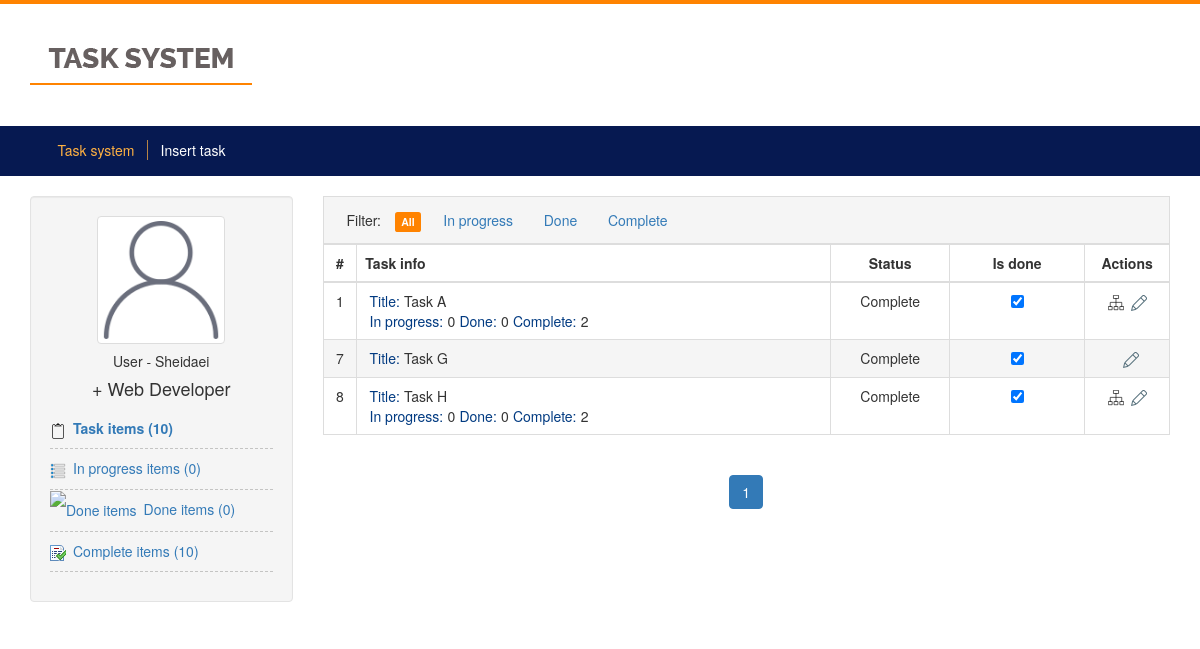
Screenshot of /source/index.php with the database file from the repository.
### tables this page shows
CREATE TABLE IF NOT EXISTS `tasks` (
`id` int(11) NOT NULL,
  `title` varchar(255) NOT NULL,
  `status` tinyint(1) NOT NULL DEFAULT '0',
  `parent_id` int(11) NOT NULL DEFAULT '0'
);

### source/services/tasks/index.php (called while the page is built, shortened)
<?php
tskDisplayTableParentRecords();

### source/database.php (called while the page is built, shortened)
<?php
class Database {
    private $host = _DB_HOST;
    private $user = _DB_USER;
    private $pass = _DB_PASS;
    private $dbName = _DB_NAME;
    private $dbh;
    private $stmt;
    public function __construct() {
        $dsn = 'mysql:host=' . $this->host . ';dbname=' . $this->dbName . ';charset=utf8';
        $options = array(
            PDO::ATTR_PERSISTENT => true,
            PDO::ATTR_ERRMODE    => PDO::ERRMODE_EXCEPTION
        );
        try
        {
            $this->dbh = new PDO($dsn, $this->user, $this->pass, $options);
        }
        catch (PDOException $e)
        {
            $this->error = $e->getMessage();
        }
    }
    public function query($query) {
        $this->stmt = $this->dbh->prepare($query);
    }
    public function bind($param, $value, $type = null) {
        if (is_null($type))
        {
            switch (true)
            {
                case is_int($value):
                    $type = PDO::PARAM_INT;
                    break;
                default:
                    $type = PDO::PARAM_STR;
            }
        }
        $this->stmt->bindValue($param, $value, $type);
    }
    public function execute() {
        return $this->stmt->execute();
    }
    public function resultset() {
        $this->execute();
        return $this->stmt->fetchAll(PDO::FETCH_ASSOC);
    }
    public function single() {
        $this->execute();
        return $this->stmt->fetch(PDO::FETCH_ASSOC);
    }
    public function rowCount() {
        return $this->stmt->rowCount();
    }
}
?>

### source/functions.php (the view, shortened to what this page needs)
<?php
function stlLoadServiceHomePage($serviceName) {
    include 'services/' . $serviceName . '/index.php';
}
function stlLoadServiceSidebar($serviceName) {
    include 'services/' . $serviceName . '/routine.php';
    include 'services/' . $serviceName . '/sidebar.php';
}
function d($var) {
    echo $var;
}
function stlGlobal($varName) {
    return $GLOBALS[$varName];
}
function stlParam($var) {
    return isset($_GET[$var]) ? $_GET[$var] : false;
}

### source/theme/header.php (shortened to what this page needs)
<!DOCTYPE html>
<html lang="en">
<head>
    <link href="theme/css/bootstrap.min.css" rel="stylesheet">
    <link href="theme/css/style.css" rel="stylesheet">
    <link href="theme/css/task.css" rel="stylesheet">
</head>
<body>
<div class="bodyContainer">
    <header class="header">
        <div class="container">
            <div class="logoWarp">
                <div class="logo">
                    <a href="<?php d(_SITE_URL) ?>">
                        <img src="theme/images/logo.png" alt="Streamline Studios">
                    </a>
                </div>
            </div>
        </div>
    </header>
    <nav class="navbar navbar-default mainMenu">
        <div class="container">
            <div class="collapse navbar-collapse" id="bs-nav">
                <ul class="nav navbar-nav">
                    <li <?php stlGlobal('mainMenuItem') == 1 ? d('class="active"') : '' ?>><a href="index.php">Task system</a></li>
                    <li <?php stlGlobal('mainMenuItem') == 2 ? d('class="active"') : '' ?>><a href="insert.php">Insert task</a></li>
                </ul>
            </div>
        </div>
    </nav>

### source/index.php (shortened to what this page needs)
<?php
require 'routine.php';
include _TEM_HEADER_PATH;
?>
    <div class="container">
        <div class="row">
            <?php include _TEM_SIDEBAR_PATH;?>
            <div class="col-md-9">
                <?php stlLoadServiceHomePage('tasks'); ?>
            </div>
        </div>
    </div>
<?php include _TEM_FOOTER_PATH; ?>

### source/theme/sidebar.php
<div class="col-md-3">
    <?php stlLoadServiceSidebar('tasks'); ?>
</div>

### source/services/tasks/sidebar.php (shortened to what this page needs)
<div class="defaultBlock well">
    <div>
        <img src="theme/images/user.png" alt="" class="img-thumbnail center-block" width="128"
             height="128">
        <h5 class="text-center">User - Sheidaei</h5>
        <h4 class="text-center">+ Web Developer</h4>
    </div>
    <ul class="list-unstyled grayBlock">
        <li>
            <?php
            if(stlParam('filter') == '') {
                d('<b>');
            }
            if(stlParam('filter') == '') {
                d('</b>');
            }
            ?>
        </li>
        <li>
        </li>
        <li>
        </li>
        <li>
        </li>
    </ul>
</div>

### source/services/tasks/tasksListHeader.php (shortened to what this page needs)
<tr class="active">
        <td colspan="5">
            <div class="col-lg-8">
                <div class="filterTasks">
                    <ul class="list-inline">
                        <li>Filter:</li>
                        <li>
                        </li>
                        <li>
                        </li>
                        <li>
                        </li>
                        <li>
                        </li>
                    </ul>
                </div>
            </div>
        </td>
    </tr>

### source/services/tasks/routine.php (shortened to what this page needs)
<?php
function tskGetCountDependencies($id, $status) {
    $database = stlGlobal('database');
    $database->query("
            SELECT count(*) as count
            FROM
                tasks
            WHERE
                parent_id = ?
            AND
                status = ?
    ");
    $database->bind(1, $id);
    $database->bind(2, $status);
    $row = $database->single();
    return $row['count'];
}
function tskHasChildren($id) {
    $database = stlGlobal('database');
    $database->query("
            SELECT count(*) as count
            FROM
                tasks
            WHERE
                parent_id = ?
    ");
    $database->bind(1, $id);
    $row = $database->single();
    return $row['count'] > 0 ? true : false ;
}
function tskDisplayTableParentRecords() {
    $records_per_page = stlGlobal('records_per_page');
    $starting_position = 0;
    $whereClause = (stlParam('filter') != '') ? ' AND status = ?' : '';
    $query = "
        SELECT
            *
        FROM
            tasks
        WHERE
            parent_id = 0
            $whereClause
    ";
    $newQuery = "
        SELECT
            *
        FROM
            tasks
        WHERE
            parent_id = 0
            $whereClause
        LIMIT $starting_position, $records_per_page
    ";
    $database = stlGlobal('database');
    $database->query($newQuery);
    $rows = $database->resultset();
            include 'tasksListHeader.php';
        $counter = 0;
        foreach ($rows as $row) {
                    if(tskHasChildren($row['id'])) {
                            d(tskGetCountDependencies($row['id'], 0));
                            d(tskGetCountDependencies($row['id'], 1));
                            d(tskGetCountDependencies($row['id'], 2));
                    }
                    $checked = $row['status'] != 0 ? "checked='checked'" : "";
                    d("<input type='checkbox' $checked onclick='tskSetIsDone(".$row['id'].", 1, ".(int)tskHasChildren($row['id']).")' id='tskSetIsDone".$row['id']."'/>");
                    if(tskHasChildren($row['id']))
                    {
                        a('javascript:void(0)', '', 'title="' . _LNG_TSK_DEPENDENCIES . '" onclick="tskShowDependencies('.$row['id'].');"');
                            img(stlThemeImage('tasks', 'dependencies.png'), 'taskDependenciesBtn', 'alt="' . _LNG_TSK_DEPENDENCIES . '" width="16" height="16"');
                        a_();
                    }
            $counter++;
        }
    if($counter != 0) {
        $self = $_SERVER['PHP_SELF'];
    $database->query($query);
    $database->execute();
    $total_no_of_records = $database->rowCount();
    $filterList = stlParam('filter') != '' ? '&filter='. (int)stlParam('filter') : '';
    if ($total_no_of_records > 0) {
        $total_no_of_pages = ceil($total_no_of_records / $records_per_page);
        $current_page = 1;
        for ($i = 1; $i <= $total_no_of_pages; $i ++) {
            if ($i == $current_page) {
                d('<li class="active">');
                    a($self . '?page_no=' . $i . $filterList);
                        d($i);
                        d('<span class="sr-only">current</span>');
                    a_();
                d('</li>');
            }
            else {
                d('<li>');
                    a($self . '?page_no=' . $i . $filterList);
                        d($i);
                    a_();
                d('</li>');
            }
        }
    }
    }
}

### source/theme/footer.php (shortened to what this page needs)
</div>
</body>
</html>

### source/theme/css/style.css (style rules this page uses)
.header { border-top: 0.300em solid #ff8300; }
.grayBlock li { border-bottom: 0.0625em dashed #c4c4c3; line-height: 2.8em; }
.caption { font-weight: normal; color: #013A81; padding: 0.30em; }
#bs-nav > ul > li > a { padding: 0 0.900em; margin: 0.900em 0; border-right: 0.0625em solid #B68445; transition: all 0.1s ease 0s; transition: all 0.3s; -webkit-transition: all 0.3s; -o-transition: all 0.3s; -ms-transition: all 0.3s; }
#bs-nav > ul > li:last-child a { border-right: 0; }
.filterTasks li a { padding: 0.2em 0.6em 0.3em; }
.labelWarning { display: inline; padding: 0.2em 0.6em 0.3em; font-size: 75%; font-weight: 700; line-height: 1; color: #fff; text-align: center; white-space: nowrap; vertical-align: baseline; border-radius: 0.25em; background-color: #ff8300; }
.filterTasks ul { margin-bottom: 0; line-height: 2.15em; }

### source/theme/css/task.css (style rules this page uses)
.taskEditBtn, .taskFlowChartBtn { margin-left: 0.5em; }
.grayBlock li img { margin-right: 0.5em; }

### rows the page displays
tasks: id "1 Title: Task A In progress: 0 Done: 0 Complete: 2 Complete"
tasks: id "7 Title: Task G Complete"
tasks: id "8 Title: Task H In progress: 0 Done: 0 Complete: 2 Complete"

### other values shown
$var "Task items (10) In progress items (0) Done items (0) Complete items (10) All In progress Done Complete # Task info Status Is done Actions"
$var "1"
